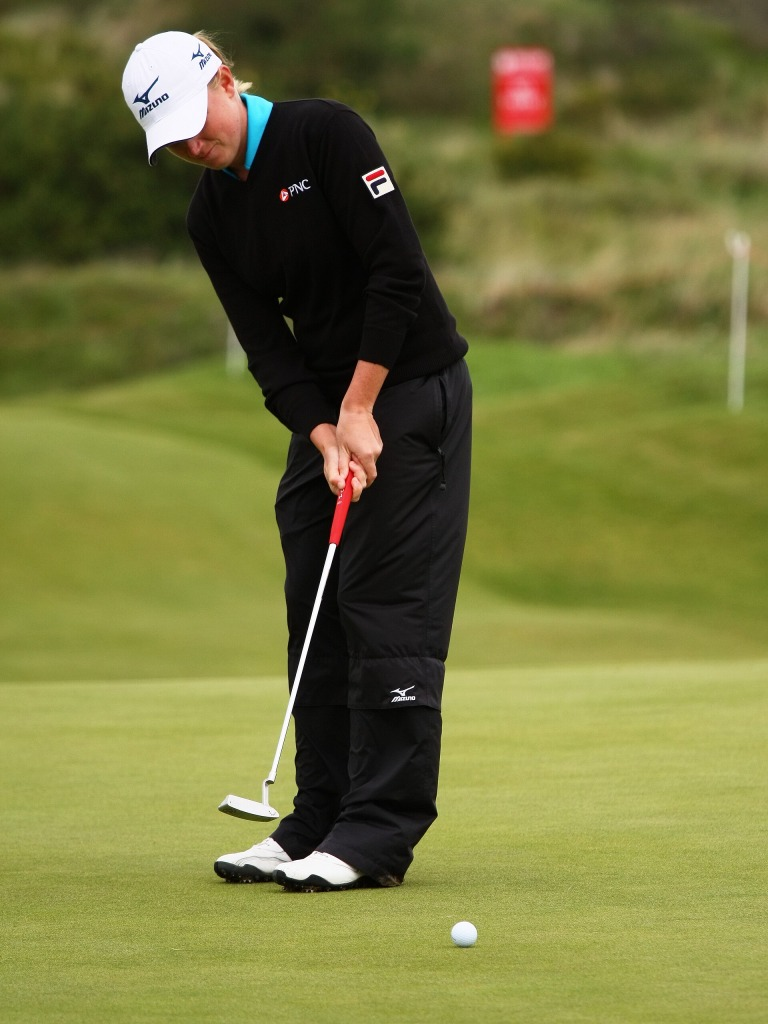
#> input picture images/person_2.jpg, 768 x 1024 px, given in place of 1.png, which was not available
$ python ex2.py
#> lines starting #> are read from the running program, lines starting #| are printed output that depends on the picture
# =============================================================================
# SAVI - Parte 3, Exercício 1: Features SIFT
#
# Resumo:
#   - Carrega duas imagens da pasta santorini (1.png = train, 2.png = query).
#   - Calcula as features do tipo SIFT com cv2.SIFT_create, limitando o número
#     de keypoints a 500 (argumento -nk / --number_of_keypoints).
#   - Visualiza os keypoints encontrados em ambas as imagens com
#     cv2.drawKeypoints (DRAW_RICH_KEYPOINTS: tamanho e orientação de cada ponto).
#   - A escala das janelas é configurável (argumento -is / --image_scale).
#
# Uso:
#   python ex1.py -nk 500 -is 0.5
# =============================================================================

import argparse
from random import randint
import cv2
import json
import numpy as np
import signal
import sys
from colorama import Fore, Style

def signal_handler(sig, frame):
    print('You pressed Ctrl+C!')
    sys.exit(0)


def signal_handler_term(sig, frame):
    print('You pressed Ctrl+C!')
    sys.exit(0)


def showMask(window_name, image):
    image_to_show = image.astype(np.uint8)*255
    cv2.imshow(window_name, image_to_show)

def showScaledImage(window_name, image, scale):

    # scale image then show
    resized_image = cv2.resize(image, None, fx=scale, fy=scale, interpolation=cv2.INTER_LINEAR)

    cv2.namedWindow(window_name, cv2.WINDOW_NORMAL) # test other options to see if the image window resizes . Does not work on mac!
    cv2.imshow(window_name, resized_image)

# Main function
def main(): # this is our main function
    signal.signal(signal.SIGINT, signal_handler)
    signal.signal(signal.SIGTERM, signal_handler_term)
    print("SAVI exercise")

    # -------------------------------------------------------------------------
    # Initialization
    # -------------------------------------------------------------------------

    # initialize argparser
    ap = argparse.ArgumentParser()
    ap.add_argument("-is", "--image_scale", type=float, required=False,
                    default=1.0, help="Scale of images to display", )
    ap.add_argument("-nk", "--number_of_keypoints", type=int, required=False,
                    default=500, help="Number of keypoints", )


    args = ap.parse_args()
    args = vars(args) # transform the args into a dictionary
    print('Input args: ' + str(args))

    # Load the images
    train_image = cv2.imread('../images/santorini/1.png')
#> train_image is the input picture: shape (1024, 768, 3); mean B, G, R 60.6, 118.8, 117.8
    query_image = cv2.imread('../images/santorini/2.png')
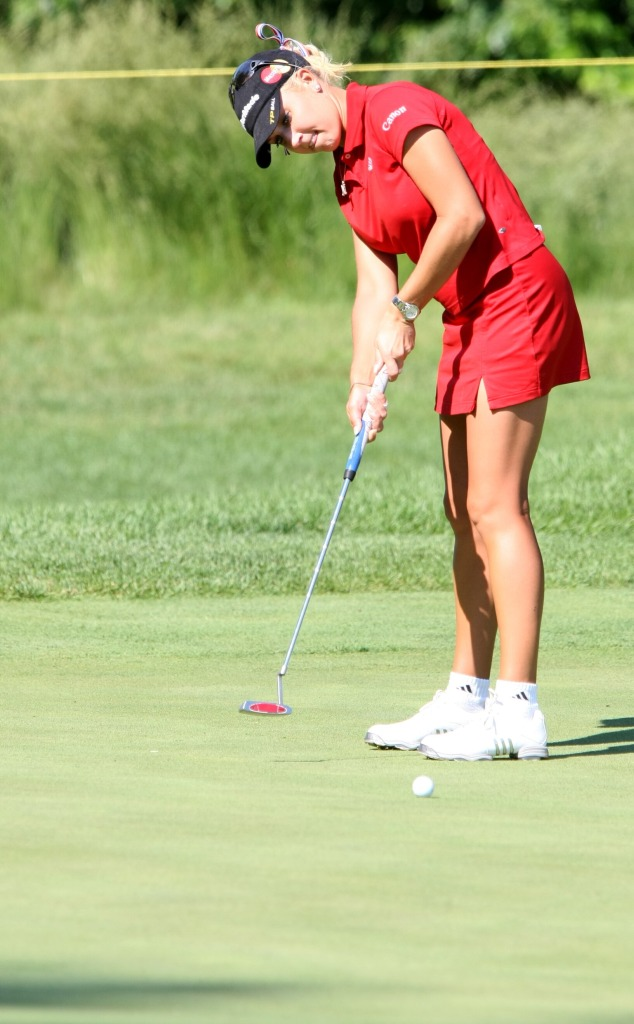
#> input picture images/person_3.jpg, 634 x 1024 px, given in place of 2.png, which was not available
#> query_image is the input picture: shape (1024, 634, 3); mean B, G, R 126.3, 179.2, 176.1

    # create the gui images for displaying
    train_image_gui = train_image.copy()
    query_image_gui = query_image.copy()


    # Compute features using sift
    sift_detector = cv2.SIFT_create(nfeatures=args['number_of_keypoints'])
    t_key_points, t_descriptors = sift_detector.detectAndCompute(train_image, None)
#> t_key_points = 429 keypoints; strongest (x, y, size): (332, 548, 5.6), (386, 188, 8.4), (182, 89, 72.8), (375, 196, 3)
    q_key_points, q_descriptors = sift_detector.detectAndCompute(query_image, None)
#> q_key_points = 500 keypoints; strongest (x, y, size): (343, 187, 3.2), (513, 756, 5.9), (344, 192, 3.5), (468, 687, 2.6)

    # print('t_key_points'  + str(t_key_points))

    # -------------------------------------------------------------------------
    # Visualization
    # -------------------------------------------------------------------------

    # Draw keypoints on the images
    for key_point in t_key_points:
        x, y = int(key_point.pt[0]), int(key_point.pt[1])
        color = randint(0,255), randint(0,255), randint(0,255)
        cv2.circle(train_image_gui, (x,y), 55, color, 2)
#> this loop made 429 passes
#> (key_point, x, y, color) on passes 1 to 3: (keypoint at (24.4, 25.4), size 19.2, 24, 25, (197, 215, 20)), (keypoint at (34.3, 277.6), size 23.2, 34, 277, (132, 248, 207)), (keypoint at (73.2, 257.1), size 17, 73, 257, (155, 244, 183))
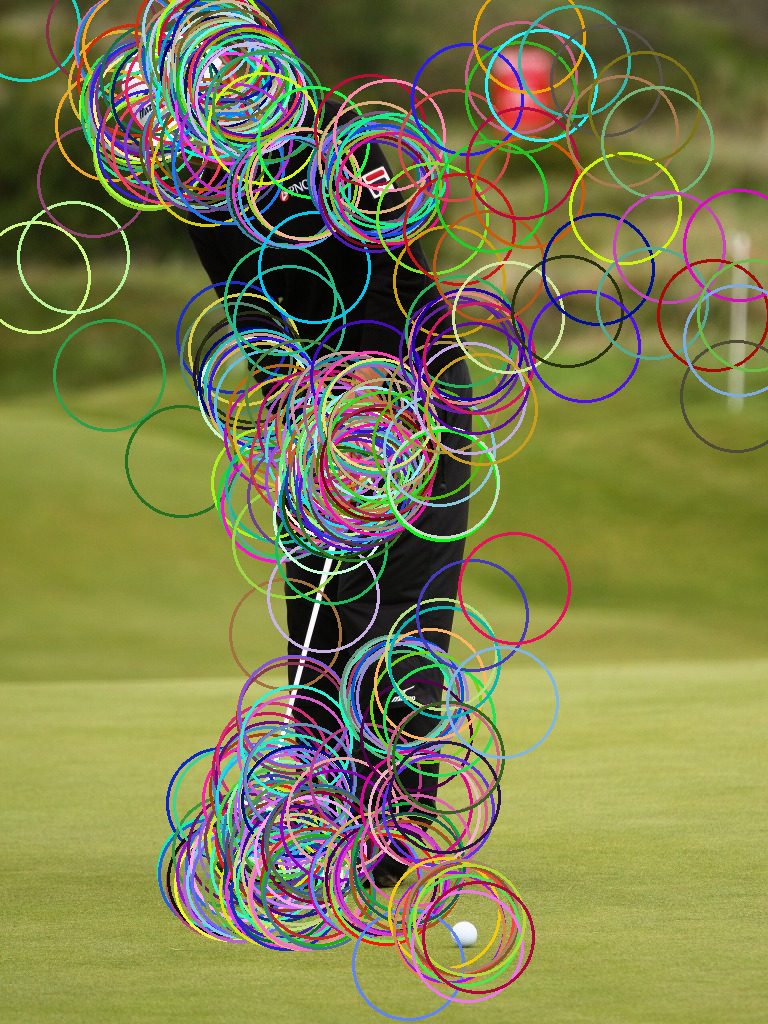
#> train_image_gui: shape (1024, 768, 3); mean B, G, R 77.4, 126.3, 125.4

    for key_point in q_key_points:
        x, y = int(key_point.pt[0]), int(key_point.pt[1])
        color = randint(0,255), randint(0,255), randint(0,255)
        cv2.circle(query_image_gui,(x,y), 55, color, 2)
#> this loop made 500 passes
#> (key_point, x, y, color) on passes 1 to 3: (keypoint at (630.1, 716), size 2.1, 630, 715, (204, 37, 66)), (keypoint at (338.1, 151.6), size 8.1, 338, 151, (208, 179, 49)), (keypoint at (331.3, 153.4), size 2.6, 331, 153, (220, 223, 125))
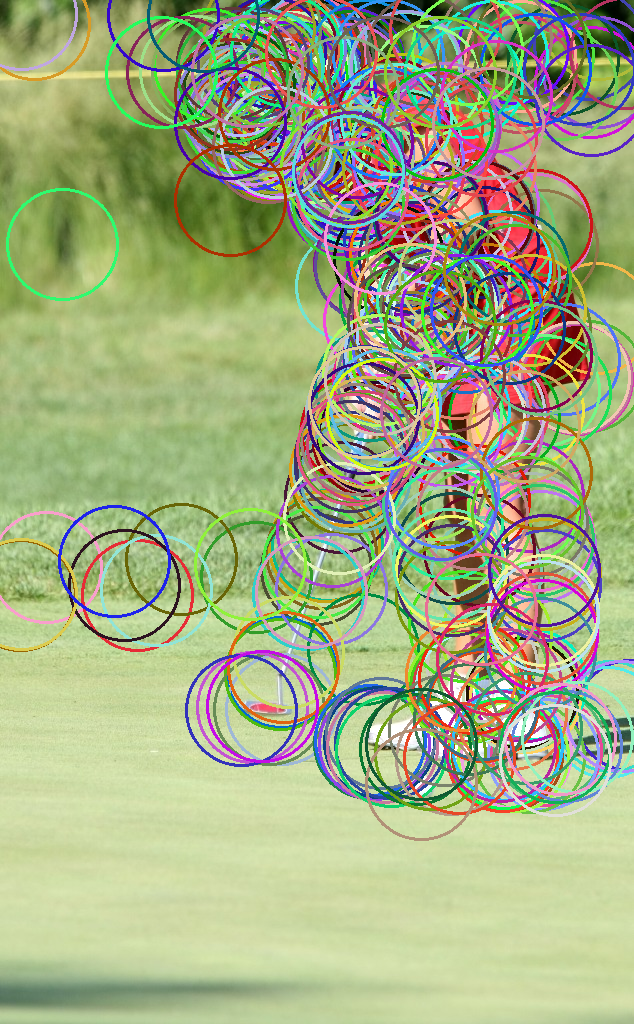
#> query_image_gui: shape (1024, 634, 3); mean B, G, R 129.9, 172.6, 162.4


    showScaledImage('Train', train_image_gui, args['image_scale'])
    showScaledImage('QuerY', query_image_gui, args['image_scale'])

    cv2.waitKey(0)


if __name__ == "__main__":
    main()
